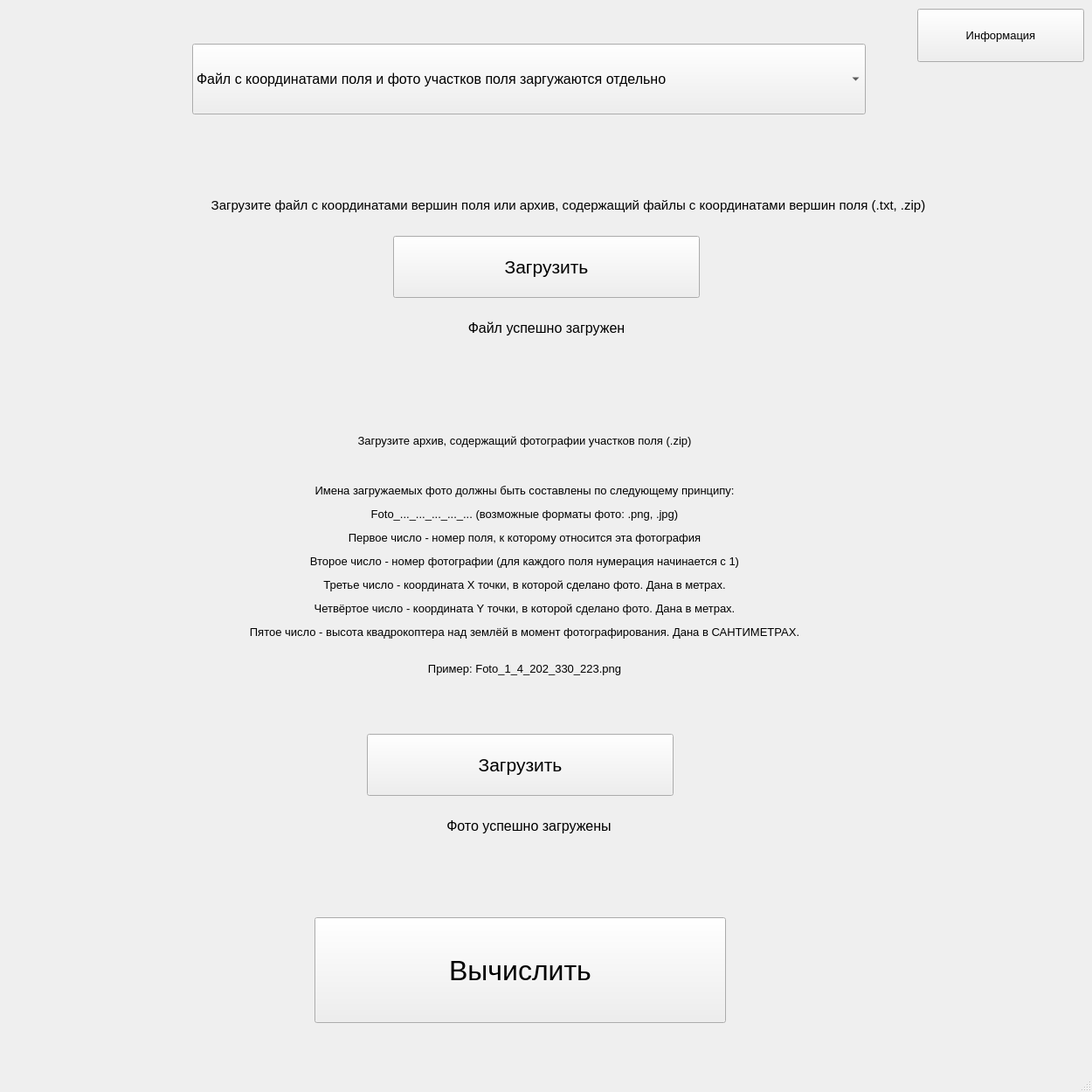
<?xml version="1.0" encoding="UTF-8"?>
<ui version="4.0">
 <class>MainWindow</class>
 <widget class="QMainWindow" name="MainWindow">
  <property name="geometry">
   <rect>
    <x>0</x>
    <y>0</y>
    <width>1250</width>
    <height>1250</height>
   </rect>
  </property>
  <property name="windowTitle">
   <string>MainWindow</string>
  </property>
  <widget class="QWidget" name="centralwidget">
   <widget class="QPushButton" name="btnRun">
    <property name="geometry">
     <rect>
      <x>360</x>
      <y>1050</y>
      <width>471</width>
      <height>121</height>
     </rect>
    </property>
    <property name="font">
     <font>
      <pointsize>24</pointsize>
     </font>
    </property>
    <property name="text">
     <string>Вычислить</string>
    </property>
   </widget>
   <widget class="QPushButton" name="btnSquareUpload">
    <property name="geometry">
     <rect>
      <x>450</x>
      <y>270</y>
      <width>351</width>
      <height>71</height>
     </rect>
    </property>
    <property name="font">
     <font>
      <pointsize>16</pointsize>
     </font>
    </property>
    <property name="text">
     <string>Загрузить</string>
    </property>
   </widget>
   <widget class="QLabel" name="lblSquare">
    <property name="geometry">
     <rect>
      <x>500</x>
      <y>360</y>
      <width>251</width>
      <height>31</height>
     </rect>
    </property>
    <property name="font">
     <font>
      <pointsize>12</pointsize>
     </font>
    </property>
    <property name="text">
     <string>Файл успешно загружен</string>
    </property>
    <property name="alignment">
     <set>Qt::AlignCenter</set>
    </property>
   </widget>
   <widget class="QPushButton" name="btnPhotoUpload">
    <property name="geometry">
     <rect>
      <x>420</x>
      <y>840</y>
      <width>351</width>
      <height>71</height>
     </rect>
    </property>
    <property name="font">
     <font>
      <pointsize>16</pointsize>
     </font>
    </property>
    <property name="text">
     <string>Загрузить</string>
    </property>
   </widget>
   <widget class="QLabel" name="lblPhoto">
    <property name="geometry">
     <rect>
      <x>480</x>
      <y>930</y>
      <width>251</width>
      <height>30</height>
     </rect>
    </property>
    <property name="font">
     <font>
      <pointsize>12</pointsize>
     </font>
    </property>
    <property name="text">
     <string>Фото успешно загружены</string>
    </property>
    <property name="alignment">
     <set>Qt::AlignCenter</set>
    </property>
   </widget>
   <widget class="QLabel" name="lblSquare_2">
    <property name="geometry">
     <rect>
      <x>110</x>
      <y>220</y>
      <width>1081</width>
      <height>31</height>
     </rect>
    </property>
    <property name="font">
     <font>
      <pointsize>11</pointsize>
     </font>
    </property>
    <property name="text">
     <string>&lt;html&gt;&lt;head/&gt;&lt;body&gt;&lt;p&gt;Загрузите файл с координатами вершин поля или архив, содержащий файлы с координатами вершин поля (.txt, .zip)&lt;/p&gt;&lt;/body&gt;&lt;/html&gt;</string>
    </property>
    <property name="alignment">
     <set>Qt::AlignCenter</set>
    </property>
   </widget>
   <widget class="QLabel" name="lblSquare_3">
    <property name="geometry">
     <rect>
      <x>190</x>
      <y>450</y>
      <width>821</width>
      <height>371</height>
     </rect>
    </property>
    <property name="font">
     <font>
      <pointsize>10</pointsize>
     </font>
    </property>
    <property name="text">
     <string>&lt;html&gt;&lt;head/&gt;&lt;body&gt;&lt;p&gt;Загрузите архив, содержащий фотографии участков поля (.zip)&lt;/p&gt;&lt;p&gt;&lt;br/&gt;&lt;br/&gt;Имена загружаемых фото должны быть составлены по следующему принципу:&lt;/p&gt;&lt;p&gt;Foto_..._..._..._..._... (возможные форматы фото: .png, .jpg)&lt;/p&gt;&lt;p&gt;Первое число - номер поля, к которому относится эта фотография&lt;/p&gt;&lt;p&gt;Второе число - номер фотографии (для каждого поля нумерация начинается с 1)&lt;/p&gt;&lt;p&gt;Третье число - координата Х точки, в которой сделано фото. Дана в метрах.&lt;/p&gt;&lt;p&gt;Четвёртое число - координата Y точки, в которой сделано фото. Дана в метрах.&lt;/p&gt;&lt;p&gt;Пятое число - высота квадрокоптера над землёй в момент фотографирования. Дана в САНТИМЕТРАХ.&lt;br/&gt;&lt;/p&gt;&lt;p&gt;Пример: Foto_1_4_202_330_223.png&lt;/p&gt;&lt;/body&gt;&lt;/html&gt;</string>
    </property>
    <property name="alignment">
     <set>Qt::AlignCenter</set>
    </property>
   </widget>
   <widget class="QComboBox" name="comboBox">
    <property name="geometry">
     <rect>
      <x>220</x>
      <y>50</y>
      <width>771</width>
      <height>81</height>
     </rect>
    </property>
    <property name="font">
     <font>
      <pointsize>12</pointsize>
     </font>
    </property>
    <property name="insertPolicy">
     <enum>QComboBox::InsertAtBottom</enum>
    </property>
    <property name="sizeAdjustPolicy">
     <enum>QComboBox::AdjustToMinimumContentsLength</enum>
    </property>
    <item>
     <property name="text">
      <string>Файл с координатами поля и фото участков поля заргужаются отдельно</string>
     </property>
    </item>
    <item>
     <property name="text">
      <string>Файл с координатами поля и  фото участков поля загружаются в одном архиве</string>
     </property>
    </item>
   </widget>
   <widget class="QPushButton" name="btnInfo">
    <property name="geometry">
     <rect>
      <x>1050</x>
      <y>10</y>
      <width>191</width>
      <height>61</height>
     </rect>
    </property>
    <property name="font">
     <font>
      <pointsize>10</pointsize>
     </font>
    </property>
    <property name="text">
     <string>Информация</string>
    </property>
   </widget>
  </widget>
  <widget class="QStatusBar" name="statusbar"/>
 </widget>
 <resources/>
 <connections/>
</ui>
